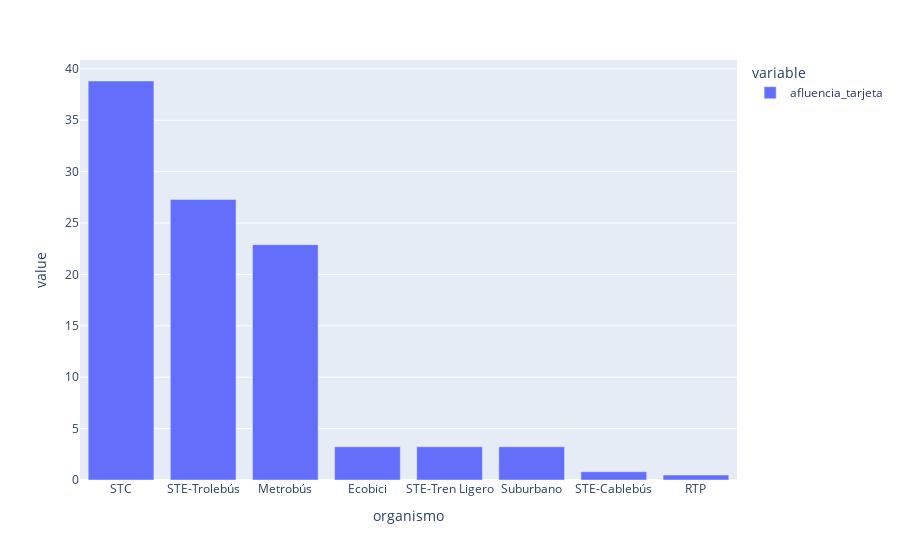

Notebook source saved alongside this figure:
### Code cell
nullcolumn('afluencia_tarjeta')

### Figure 1 — Plotly figure (JSON) as saved in the notebook; plotly's stock layout.template omitted (floating-point values rounded to 4 significant figures)
{"data": [{"alignmentgroup": "True", "hovertemplate": "variable=afluencia_tarjeta<br>organismo=%{x}<br>value=%{y}<extra></extra>", "legendgroup": "afluencia_tarjeta", "marker": {"color": "#636efa", "pattern": {"shape": ""}}, "name": "afluencia_tarjeta", "offsetgroup": "afluencia_tarjeta", "orientation": "v", "showlegend": true, "textposition": "auto", "type": "bar", "x": ["Ecobici", "Metrobús", "RTP", "STC", "STE-Cablebús", "STE-Tren Ligero", "STE-Trolebús", "Suburbano"], "xaxis": "x", "y": [3.235, 22.9, 0.4829, 38.82, 0.8005, 3.235, 27.3, 3.235], "yaxis": "y"}], "layout": {"barmode": "stack", "legend": {"title": {"text": "variable"}, "tracegroupgap": 0}, "margin": {"t": 60}, "xaxis": {"anchor": "y", "categoryorder": "total descending", "domain": [0, 1], "title": {"text": "organismo"}}, "yaxis": {"anchor": "x", "domain": [0, 1], "title": {"text": "value"}}}}
